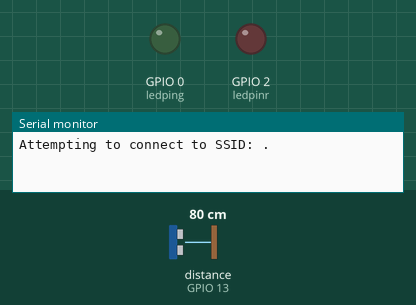
The sketch below on a simulated ESP32. Shown: output pins drawn as LEDs (lit = HIGH), the last lines printed to the serial monitor. Wiring (from diagram.json): ultrasonic range finder: trigger GPIO 12; echo GPIO 13. The test bench sets the inputs (shaded band); at power-on: distance to the obstacle (sensor on GPIO 13) 80 cm. The echo pulse lasts 58.3 µs per cm; WiFi joins after 1.5 s; servers stay silent unless stated; pins used as bus, display or sensor lines are not drawn.

Above: at 0.1 s.
At 5.1 s:
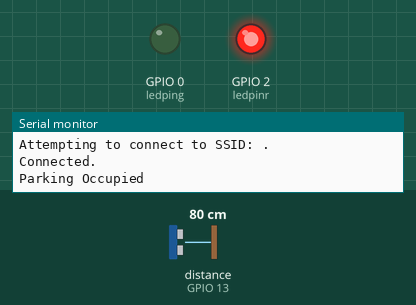
Timing chart, 0 to 6.6 s (numbered marks = the images above):
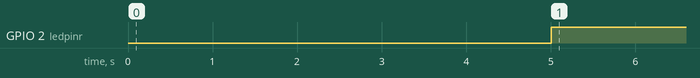

The sketch:

mart-Single-Space-Parking_System-with-Data-Logging-using-IoT.ino
```cpp
#include <WiFi.h>
#include "ThingSpeak.h" // always include thingspeak header file after other header files and custom macros

const char* ssid = "Wokwi-GUEST"; // write your "wifi name"
const char* pass = ""; // write your "wifi password"
int keyIndex = 0;            // your network key Index number (needed only for WEP)
WiFiClient  client;

unsigned long myChannelNumber = 2653929;
const char* myWriteAPIKey = "QYJZ9XE6NS32ZLQ1";

const int TRIG_PIN = 12;
const int ECHO_PIN = 13;
#define ledping 0
#define ledpinr 2

long duration;
int distance;
String status;

void setup() {
  pinMode(TRIG_PIN, OUTPUT);
  pinMode(ECHO_PIN, INPUT);
  pinMode(ledping, OUTPUT);
  pinMode(ledpinr,OUTPUT);
  Serial.begin(115200);  //Initialize serial
  while (!Serial) {
    ; // wait for serial port to connect. Needed for Leonardo native USB port only
  }

  WiFi.mode(WIFI_STA);
  ThingSpeak.begin(client);  // Initialize ThingSpeak
}

void loop() {

digitalWrite(TRIG_PIN, LOW);
  delayMicroseconds(2);
  digitalWrite(TRIG_PIN, HIGH);
  delayMicroseconds(10);
  digitalWrite(TRIG_PIN, LOW);
  digitalWrite(ledping, LOW);
  digitalWrite(ledpinr, LOW);
   duration = pulseIn(ECHO_PIN, HIGH);

  distance = duration * 0.0344  / 2;

  // Connect or reconnect to WiFi
  if(WiFi.status() != WL_CONNECTED){
    Serial.print("Attempting to connect to SSID: ");
    while(WiFi.status() != WL_CONNECTED){
      WiFi.begin(ssid, pass); // Connect to WPA/WPA2 network. Change this line if using open or WEP network
      Serial.print(".");
      delay(5000);
    }
    Serial.println("\nConnected.");
  }
if (distance <200 ) {
    status = "Parking Occupied";
    Serial.println("Parking Occupied");
    digitalWrite(ledpinr, HIGH);
    digitalWrite(ledping, LOW);
  }

  else {
    status = "Parking Available";
    Serial.println("Parking Available");
    digitalWrite(ledping, HIGH);
    digitalWrite(ledpinr, LOW);
    }

  ThingSpeak.setField(1, distance);  // Send distance to field 1
  ThingSpeak.setField(2, status);    // Send parking status to field 2

  // Update the channel
  int x = ThingSpeak.writeFields(myChannelNumber, myWriteAPIKey);

  if (x == 200) {
    Serial.println("Channel update successful.");
  } else {
    Serial.println("Problem updating channel. HTTP error code " + String(x));
  }

  delay(20000);
}
```

Measured:
- by itself, GPIO 2 (ledpinr): LOW → HIGH at 5.0 s
